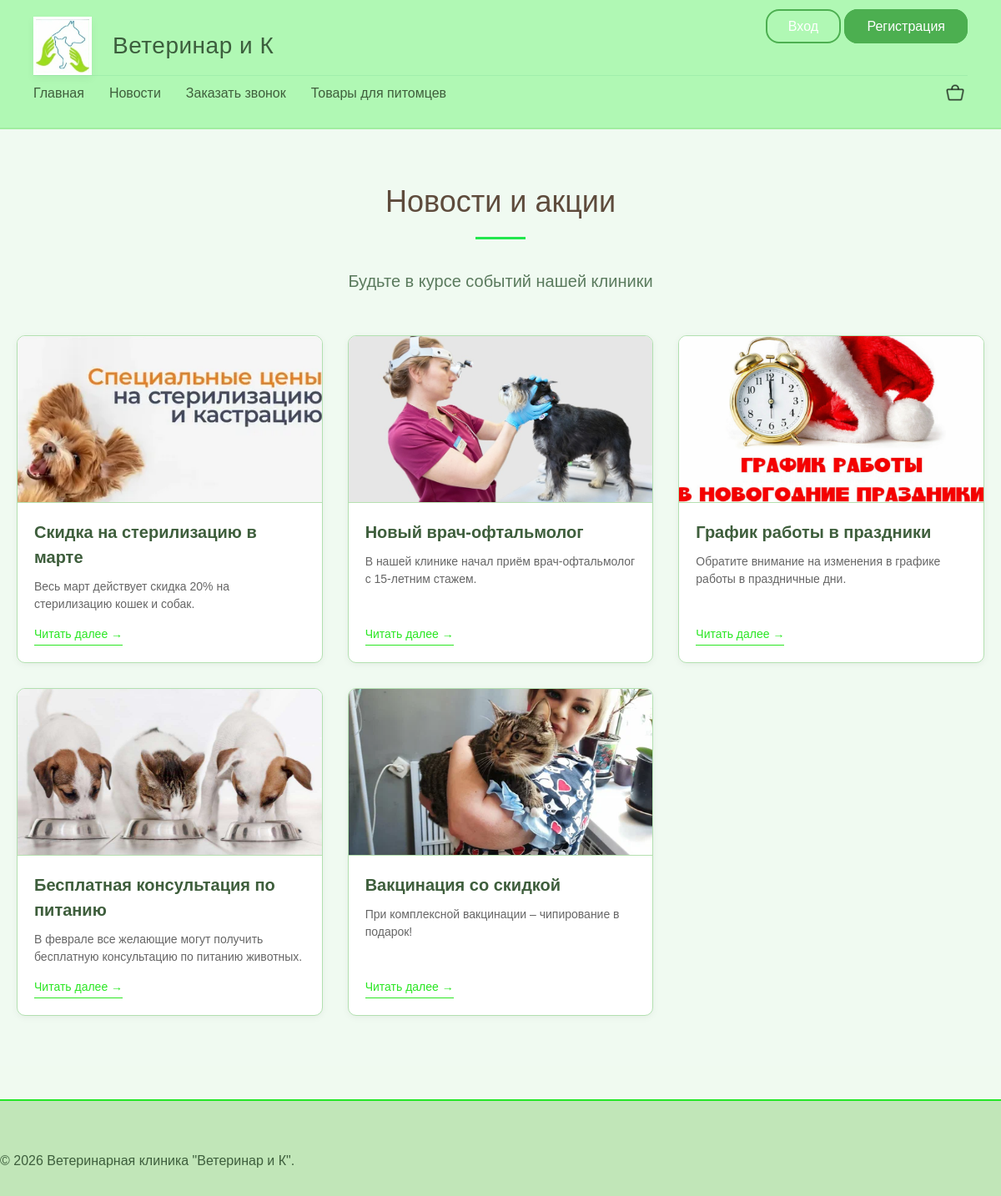
Page /news.php on the committed database.
### tables this page shows
CREATE TABLE `news` (
  `id` int NOT NULL,
  `title` varchar(255) NOT NULL,
  `short_desk` varchar(255) NOT NULL,
  `long_desk` varchar(1000) NOT NULL,
  `img` varchar(255) NOT NULL
);

### news.php (the view, shortened to what this page needs)
<?php
include 'functions.php';
include 'top/header.php';
?>
<section class="news-section">
    <div class="container">
        <h1 class="section-title">Новости и акции</h1>
        <h2 class="news-subtitle">Будьте в курсе событий нашей клиники</h2>
        <div class="news-grid">
            <?php
            $query_news = "SELECT * FROM news";
            $result_news = mysqli_query($db, $query_news);
            if (mysqli_num_rows($result_news) > 0) {
                while ($news = mysqli_fetch_assoc($result_news)) {
                    echo '<div class="news-card">';
                    if (!empty($news['img'])) {
                        echo '<img src="images/' . htmlspecialchars($news['img']) . '" alt="' . htmlspecialchars($news['title']) . '">';
                    } else {
                        echo '<div class="no-image">Нет фото</div>';
                    }
                    echo '<div class="news-card-content">';
                    echo '<h3>' . htmlspecialchars($news['title']) . '</h3>';
                    echo '<p>' . htmlspecialchars($news['short_desk']) . '</p>';
                    echo '<a href="news-card.php?id=' . $news['id'] . '">Читать далее →</a>';
                    echo '</div>';
                    echo '</div>';
                }
            } else {
                echo '<p class="no-news">Новостей пока нет. Загляните позже!</p>';
            }
            ?>
        </div>
    </div>
</section>
<?php
include 'top/footer.php';
?>

### style.css (style rules this page uses)
* { margin: 0; padding: 0; box-sizing: border-box; }
body { font-family: sans-serif; background-color: #f0faf0; color: #2c3e50; line-height: 1.5; }
.container { max-width: 1200px; margin: 0 auto; padding: 0 20px; }
.section-title, .services-section h1, .advantages .section-title, #contacts .section-title { font-size: 36px; font-weight: 400; color: #5e4b3c; margin-bottom: 20px; text-align: center; position: relative; padding-bottom: 15px; }
.section-title:after, .services-section h1:after, .advantages .section-title:after, #contacts .section-title:after { content: ""; display: block; width: 60px; height: 3px; background-color: #22e64d; margin: 15px auto 0; }
.news-section { padding: 60px 0; background-color: #f0faf1; }
.news-subtitle { font-size: 20px; color: #5a7a5d; text-align: center; margin-bottom: 50px; font-weight: 400; }
.news-grid { display: grid; grid-template-columns: repeat(3, 1fr); gap: 30px; margin-top: 20px; }
.news-card { background: white; border: 1px solid #b2e0b0; border-radius: 10px; overflow: hidden; box-shadow: 0 2px 8px rgba(0,0,0,0.05); display: flex; flex-direction: column; height: 100%; }
.news-card img { width: 100%; height: 200px; object-fit: cover; display: block; border-bottom: 1px solid #b6e0b0; }
.news-card-content { padding: 20px; flex-grow: 1; display: flex; flex-direction: column; }
.news-card h3 { font-size: 20px; color: #3e5e3c; margin-bottom: 10px; font-weight: 600; }
.news-card p { font-size: 14px; color: #666666; line-height: 1.5; margin-bottom: 15px; flex-grow: 1; }
.news-card a { display: inline-block; color: #29e622; text-decoration: none; font-weight: 500; font-size: 14px; border-bottom: 1px solid #2ce622; padding-bottom: 2px; align-self: flex-start; }

### rows in the picture
news: img (picture), title "Скидка на стерилизацию в марте", short_desk "Весь март действует скидка 20% на стерилизацию кошек и собак."
news: img (picture), title "Новый врач-офтальмолог", short_desk "В нашей клинике начал приём врач-офтальмолог с 15-летним стажем."
news: img (picture), title "График работы в праздники", short_desk "Обратите внимание на изменения в графике работы в праздничные дни."
news: img (picture), title "Бесплатная консультация по питанию", short_desk "В феврале все желающие могут получить бесплатную консультацию по питанию животных."
news: img (picture), title "Вакцинация со скидкой", short_desk "При комплексной вакцинации – чипирование в подарок!"
